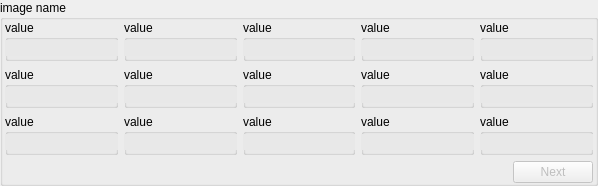
<?xml version="1.0" encoding="UTF-8"?>
<ui version="4.0">
 <class>QtRegionStats</class>
 <widget class="QGroupBox" name="QtRegionStats">
  <property name="geometry">
   <rect>
    <x>0</x>
    <y>0</y>
    <width>598</width>
    <height>178</height>
   </rect>
  </property>
  <property name="sizePolicy">
   <sizepolicy hsizetype="MinimumExpanding" vsizetype="Preferred">
    <horstretch>0</horstretch>
    <verstretch>0</verstretch>
   </sizepolicy>
  </property>
  <property name="minimumSize">
   <size>
    <width>598</width>
    <height>0</height>
   </size>
  </property>
  <property name="maximumSize">
   <size>
    <width>16777215</width>
    <height>178</height>
   </size>
  </property>
  <property name="windowTitle">
   <string>GroupBox</string>
  </property>
  <property name="title">
   <string>image name</string>
  </property>
  <layout class="QVBoxLayout" name="verticalLayout">
   <property name="leftMargin">
    <number>2</number>
   </property>
   <property name="topMargin">
    <number>0</number>
   </property>
   <property name="rightMargin">
    <number>2</number>
   </property>
   <property name="bottomMargin">
    <number>0</number>
   </property>
   <item>
    <layout class="QGridLayout" name="gridLayout">
     <item row="0" column="0">
      <widget class="QGroupBox" name="box11">
       <property name="sizePolicy">
        <sizepolicy hsizetype="MinimumExpanding" vsizetype="MinimumExpanding">
         <horstretch>0</horstretch>
         <verstretch>0</verstretch>
        </sizepolicy>
       </property>
       <property name="minimumSize">
        <size>
         <width>86</width>
         <height>41</height>
        </size>
       </property>
       <property name="title">
        <string>value</string>
       </property>
       <property name="flat">
        <bool>true</bool>
       </property>
       <widget class="QLineEdit" name="text11">
        <property name="geometry">
         <rect>
          <x>0</x>
          <y>20</y>
          <width>125</width>
          <height>16</height>
         </rect>
        </property>
        <property name="sizePolicy">
         <sizepolicy hsizetype="MinimumExpanding" vsizetype="Fixed">
          <horstretch>0</horstretch>
          <verstretch>0</verstretch>
         </sizepolicy>
        </property>
        <property name="minimumSize">
         <size>
          <width>125</width>
          <height>0</height>
         </size>
        </property>
        <property name="palette">
         <palette>
          <active>
           <colorrole role="Base">
            <brush brushstyle="SolidPattern">
             <color alpha="255">
              <red>232</red>
              <green>232</green>
              <blue>232</blue>
             </color>
            </brush>
           </colorrole>
          </active>
          <inactive>
           <colorrole role="Base">
            <brush brushstyle="SolidPattern">
             <color alpha="255">
              <red>232</red>
              <green>232</green>
              <blue>232</blue>
             </color>
            </brush>
           </colorrole>
          </inactive>
          <disabled>
           <colorrole role="Base">
            <brush brushstyle="SolidPattern">
             <color alpha="255">
              <red>212</red>
              <green>208</green>
              <blue>200</blue>
             </color>
            </brush>
           </colorrole>
          </disabled>
         </palette>
        </property>
        <property name="font">
         <font>
          <pointsize>10</pointsize>
         </font>
        </property>
        <property name="acceptDrops">
         <bool>false</bool>
        </property>
        <property name="maxLength">
         <number>50</number>
        </property>
        <property name="frame">
         <bool>false</bool>
        </property>
        <property name="readOnly">
         <bool>true</bool>
        </property>
       </widget>
      </widget>
     </item>
     <item row="0" column="1">
      <widget class="QGroupBox" name="box12">
       <property name="sizePolicy">
        <sizepolicy hsizetype="MinimumExpanding" vsizetype="MinimumExpanding">
         <horstretch>0</horstretch>
         <verstretch>0</verstretch>
        </sizepolicy>
       </property>
       <property name="minimumSize">
        <size>
         <width>86</width>
         <height>41</height>
        </size>
       </property>
       <property name="title">
        <string>value</string>
       </property>
       <property name="flat">
        <bool>true</bool>
       </property>
       <widget class="QLineEdit" name="text12">
        <property name="geometry">
         <rect>
          <x>0</x>
          <y>20</y>
          <width>125</width>
          <height>16</height>
         </rect>
        </property>
        <property name="sizePolicy">
         <sizepolicy hsizetype="MinimumExpanding" vsizetype="Fixed">
          <horstretch>0</horstretch>
          <verstretch>0</verstretch>
         </sizepolicy>
        </property>
        <property name="minimumSize">
         <size>
          <width>125</width>
          <height>0</height>
         </size>
        </property>
        <property name="palette">
         <palette>
          <active>
           <colorrole role="Base">
            <brush brushstyle="SolidPattern">
             <color alpha="255">
              <red>232</red>
              <green>232</green>
              <blue>232</blue>
             </color>
            </brush>
           </colorrole>
          </active>
          <inactive>
           <colorrole role="Base">
            <brush brushstyle="SolidPattern">
             <color alpha="255">
              <red>232</red>
              <green>232</green>
              <blue>232</blue>
             </color>
            </brush>
           </colorrole>
          </inactive>
          <disabled>
           <colorrole role="Base">
            <brush brushstyle="SolidPattern">
             <color alpha="255">
              <red>212</red>
              <green>208</green>
              <blue>200</blue>
             </color>
            </brush>
           </colorrole>
          </disabled>
         </palette>
        </property>
        <property name="font">
         <font>
          <pointsize>10</pointsize>
         </font>
        </property>
        <property name="acceptDrops">
         <bool>false</bool>
        </property>
        <property name="maxLength">
         <number>50</number>
        </property>
        <property name="frame">
         <bool>false</bool>
        </property>
        <property name="readOnly">
         <bool>true</bool>
        </property>
       </widget>
      </widget>
     </item>
     <item row="0" column="2">
      <widget class="QGroupBox" name="box13">
       <property name="sizePolicy">
        <sizepolicy hsizetype="MinimumExpanding" vsizetype="MinimumExpanding">
         <horstretch>0</horstretch>
         <verstretch>0</verstretch>
        </sizepolicy>
       </property>
       <property name="minimumSize">
        <size>
         <width>86</width>
         <height>41</height>
        </size>
       </property>
       <property name="title">
        <string>value</string>
       </property>
       <property name="flat">
        <bool>true</bool>
       </property>
       <widget class="QLineEdit" name="text13">
        <property name="geometry">
         <rect>
          <x>0</x>
          <y>20</y>
          <width>125</width>
          <height>16</height>
         </rect>
        </property>
        <property name="sizePolicy">
         <sizepolicy hsizetype="MinimumExpanding" vsizetype="Fixed">
          <horstretch>0</horstretch>
          <verstretch>0</verstretch>
         </sizepolicy>
        </property>
        <property name="minimumSize">
         <size>
          <width>125</width>
          <height>0</height>
         </size>
        </property>
        <property name="palette">
         <palette>
          <active>
           <colorrole role="Base">
            <brush brushstyle="SolidPattern">
             <color alpha="255">
              <red>232</red>
              <green>232</green>
              <blue>232</blue>
             </color>
            </brush>
           </colorrole>
          </active>
          <inactive>
           <colorrole role="Base">
            <brush brushstyle="SolidPattern">
             <color alpha="255">
              <red>232</red>
              <green>232</green>
              <blue>232</blue>
             </color>
            </brush>
           </colorrole>
          </inactive>
          <disabled>
           <colorrole role="Base">
            <brush brushstyle="SolidPattern">
             <color alpha="255">
              <red>212</red>
              <green>208</green>
              <blue>200</blue>
             </color>
            </brush>
           </colorrole>
          </disabled>
         </palette>
        </property>
        <property name="font">
         <font>
          <pointsize>10</pointsize>
         </font>
        </property>
        <property name="acceptDrops">
         <bool>false</bool>
        </property>
        <property name="maxLength">
         <number>50</number>
        </property>
        <property name="frame">
         <bool>false</bool>
        </property>
        <property name="readOnly">
         <bool>true</bool>
        </property>
       </widget>
      </widget>
     </item>
     <item row="0" column="3">
      <widget class="QGroupBox" name="box14">
       <property name="sizePolicy">
        <sizepolicy hsizetype="MinimumExpanding" vsizetype="MinimumExpanding">
         <horstretch>0</horstretch>
         <verstretch>0</verstretch>
        </sizepolicy>
       </property>
       <property name="minimumSize">
        <size>
         <width>86</width>
         <height>41</height>
        </size>
       </property>
       <property name="title">
        <string>value</string>
       </property>
       <property name="flat">
        <bool>true</bool>
       </property>
       <widget class="QLineEdit" name="text14">
        <property name="geometry">
         <rect>
          <x>0</x>
          <y>20</y>
          <width>125</width>
          <height>16</height>
         </rect>
        </property>
        <property name="sizePolicy">
         <sizepolicy hsizetype="MinimumExpanding" vsizetype="Fixed">
          <horstretch>0</horstretch>
          <verstretch>0</verstretch>
         </sizepolicy>
        </property>
        <property name="minimumSize">
         <size>
          <width>125</width>
          <height>0</height>
         </size>
        </property>
        <property name="palette">
         <palette>
          <active>
           <colorrole role="Base">
            <brush brushstyle="SolidPattern">
             <color alpha="255">
              <red>232</red>
              <green>232</green>
              <blue>232</blue>
             </color>
            </brush>
           </colorrole>
          </active>
          <inactive>
           <colorrole role="Base">
            <brush brushstyle="SolidPattern">
             <color alpha="255">
              <red>232</red>
              <green>232</green>
              <blue>232</blue>
             </color>
            </brush>
           </colorrole>
          </inactive>
          <disabled>
           <colorrole role="Base">
            <brush brushstyle="SolidPattern">
             <color alpha="255">
              <red>212</red>
              <green>208</green>
              <blue>200</blue>
             </color>
            </brush>
           </colorrole>
          </disabled>
         </palette>
        </property>
        <property name="font">
         <font>
          <pointsize>10</pointsize>
         </font>
        </property>
        <property name="acceptDrops">
         <bool>false</bool>
        </property>
        <property name="maxLength">
         <number>50</number>
        </property>
        <property name="frame">
         <bool>false</bool>
        </property>
        <property name="readOnly">
         <bool>true</bool>
        </property>
       </widget>
      </widget>
     </item>
     <item row="0" column="4">
      <widget class="QGroupBox" name="box15">
       <property name="sizePolicy">
        <sizepolicy hsizetype="MinimumExpanding" vsizetype="MinimumExpanding">
         <horstretch>0</horstretch>
         <verstretch>0</verstretch>
        </sizepolicy>
       </property>
       <property name="minimumSize">
        <size>
         <width>86</width>
         <height>41</height>
        </size>
       </property>
       <property name="title">
        <string>value</string>
       </property>
       <property name="flat">
        <bool>true</bool>
       </property>
       <widget class="QLineEdit" name="text15">
        <property name="geometry">
         <rect>
          <x>0</x>
          <y>20</y>
          <width>125</width>
          <height>16</height>
         </rect>
        </property>
        <property name="sizePolicy">
         <sizepolicy hsizetype="MinimumExpanding" vsizetype="Fixed">
          <horstretch>0</horstretch>
          <verstretch>0</verstretch>
         </sizepolicy>
        </property>
        <property name="minimumSize">
         <size>
          <width>125</width>
          <height>0</height>
         </size>
        </property>
        <property name="palette">
         <palette>
          <active>
           <colorrole role="Base">
            <brush brushstyle="SolidPattern">
             <color alpha="255">
              <red>232</red>
              <green>232</green>
              <blue>232</blue>
             </color>
            </brush>
           </colorrole>
          </active>
          <inactive>
           <colorrole role="Base">
            <brush brushstyle="SolidPattern">
             <color alpha="255">
              <red>232</red>
              <green>232</green>
              <blue>232</blue>
             </color>
            </brush>
           </colorrole>
          </inactive>
          <disabled>
           <colorrole role="Base">
            <brush brushstyle="SolidPattern">
             <color alpha="255">
              <red>212</red>
              <green>208</green>
              <blue>200</blue>
             </color>
            </brush>
           </colorrole>
          </disabled>
         </palette>
        </property>
        <property name="font">
         <font>
          <pointsize>10</pointsize>
         </font>
        </property>
        <property name="acceptDrops">
         <bool>false</bool>
        </property>
        <property name="maxLength">
         <number>50</number>
        </property>
        <property name="frame">
         <bool>false</bool>
        </property>
        <property name="readOnly">
         <bool>true</bool>
        </property>
       </widget>
      </widget>
     </item>
     <item row="1" column="0">
      <widget class="QGroupBox" name="box21">
       <property name="sizePolicy">
        <sizepolicy hsizetype="MinimumExpanding" vsizetype="MinimumExpanding">
         <horstretch>0</horstretch>
         <verstretch>0</verstretch>
        </sizepolicy>
       </property>
       <property name="minimumSize">
        <size>
         <width>86</width>
         <height>41</height>
        </size>
       </property>
       <property name="title">
        <string>value</string>
       </property>
       <property name="flat">
        <bool>true</bool>
       </property>
       <widget class="QLineEdit" name="text21">
        <property name="geometry">
         <rect>
          <x>0</x>
          <y>20</y>
          <width>125</width>
          <height>16</height>
         </rect>
        </property>
        <property name="sizePolicy">
         <sizepolicy hsizetype="MinimumExpanding" vsizetype="Fixed">
          <horstretch>0</horstretch>
          <verstretch>0</verstretch>
         </sizepolicy>
        </property>
        <property name="minimumSize">
         <size>
          <width>125</width>
          <height>0</height>
         </size>
        </property>
        <property name="palette">
         <palette>
          <active>
           <colorrole role="Base">
            <brush brushstyle="SolidPattern">
             <color alpha="255">
              <red>232</red>
              <green>232</green>
              <blue>232</blue>
             </color>
            </brush>
           </colorrole>
          </active>
          <inactive>
           <colorrole role="Base">
            <brush brushstyle="SolidPattern">
             <color alpha="255">
              <red>232</red>
              <green>232</green>
              <blue>232</blue>
             </color>
            </brush>
           </colorrole>
          </inactive>
          <disabled>
           <colorrole role="Base">
            <brush brushstyle="SolidPattern">
             <color alpha="255">
              <red>212</red>
              <green>208</green>
              <blue>200</blue>
             </color>
            </brush>
           </colorrole>
          </disabled>
         </palette>
        </property>
        <property name="font">
         <font>
          <pointsize>10</pointsize>
         </font>
        </property>
        <property name="acceptDrops">
         <bool>false</bool>
        </property>
        <property name="maxLength">
         <number>50</number>
        </property>
        <property name="frame">
         <bool>false</bool>
        </property>
        <property name="readOnly">
         <bool>true</bool>
        </property>
       </widget>
      </widget>
     </item>
     <item row="1" column="1">
      <widget class="QGroupBox" name="box22">
       <property name="sizePolicy">
        <sizepolicy hsizetype="MinimumExpanding" vsizetype="MinimumExpanding">
         <horstretch>0</horstretch>
         <verstretch>0</verstretch>
        </sizepolicy>
       </property>
       <property name="minimumSize">
        <size>
         <width>86</width>
         <height>41</height>
        </size>
       </property>
       <property name="title">
        <string>value</string>
       </property>
       <property name="flat">
        <bool>true</bool>
       </property>
       <widget class="QLineEdit" name="text22">
        <property name="geometry">
         <rect>
          <x>0</x>
          <y>20</y>
          <width>125</width>
          <height>16</height>
         </rect>
        </property>
        <property name="sizePolicy">
         <sizepolicy hsizetype="MinimumExpanding" vsizetype="Fixed">
          <horstretch>0</horstretch>
          <verstretch>0</verstretch>
         </sizepolicy>
        </property>
        <property name="minimumSize">
         <size>
          <width>125</width>
          <height>0</height>
         </size>
        </property>
        <property name="palette">
         <palette>
          <active>
           <colorrole role="Base">
            <brush brushstyle="SolidPattern">
             <color alpha="255">
              <red>232</red>
              <green>232</green>
              <blue>232</blue>
             </color>
            </brush>
           </colorrole>
          </active>
          <inactive>
           <colorrole role="Base">
            <brush brushstyle="SolidPattern">
             <color alpha="255">
              <red>232</red>
              <green>232</green>
              <blue>232</blue>
             </color>
            </brush>
           </colorrole>
          </inactive>
          <disabled>
           <colorrole role="Base">
            <brush brushstyle="SolidPattern">
             <color alpha="255">
              <red>212</red>
              <green>208</green>
              <blue>200</blue>
             </color>
            </brush>
           </colorrole>
          </disabled>
         </palette>
        </property>
        <property name="font">
         <font>
          <pointsize>10</pointsize>
         </font>
        </property>
        <property name="acceptDrops">
         <bool>false</bool>
        </property>
        <property name="maxLength">
         <number>50</number>
        </property>
        <property name="frame">
         <bool>false</bool>
        </property>
        <property name="readOnly">
         <bool>true</bool>
        </property>
       </widget>
      </widget>
     </item>
     <item row="1" column="2">
      <widget class="QGroupBox" name="box23">
       <property name="sizePolicy">
        <sizepolicy hsizetype="MinimumExpanding" vsizetype="MinimumExpanding">
         <horstretch>0</horstretch>
         <verstretch>0</verstretch>
        </sizepolicy>
       </property>
       <property name="minimumSize">
        <size>
         <width>86</width>
         <height>41</height>
        </size>
       </property>
       <property name="title">
        <string>value</string>
       </property>
       <property name="flat">
        <bool>true</bool>
       </property>
       <widget class="QLineEdit" name="text23">
        <property name="geometry">
         <rect>
          <x>0</x>
          <y>20</y>
          <width>125</width>
          <height>16</height>
         </rect>
        </property>
        <property name="sizePolicy">
         <sizepolicy hsizetype="MinimumExpanding" vsizetype="Fixed">
          <horstretch>0</horstretch>
          <verstretch>0</verstretch>
         </sizepolicy>
        </property>
        <property name="minimumSize">
         <size>
          <width>125</width>
          <height>0</height>
         </size>
        </property>
        <property name="palette">
         <palette>
          <active>
           <colorrole role="Base">
            <brush brushstyle="SolidPattern">
             <color alpha="255">
              <red>232</red>
              <green>232</green>
              <blue>232</blue>
             </color>
            </brush>
           </colorrole>
          </active>
          <inactive>
           <colorrole role="Base">
            <brush brushstyle="SolidPattern">
             <color alpha="255">
              <red>232</red>
              <green>232</green>
              <blue>232</blue>
             </color>
            </brush>
           </colorrole>
          </inactive>
          <disabled>
           <colorrole role="Base">
            <brush brushstyle="SolidPattern">
             <color alpha="255">
              <red>212</red>
              <green>208</green>
              <blue>200</blue>
             </color>
            </brush>
           </colorrole>
          </disabled>
         </palette>
        </property>
        <property name="font">
         <font>
          <pointsize>10</pointsize>
         </font>
        </property>
        <property name="acceptDrops">
         <bool>false</bool>
        </property>
        <property name="maxLength">
         <number>50</number>
        </property>
        <property name="frame">
         <bool>false</bool>
        </property>
        <property name="readOnly">
         <bool>true</bool>
        </property>
       </widget>
      </widget>
     </item>
     <item row="1" column="3">
      <widget class="QGroupBox" name="box24">
       <property name="sizePolicy">
        <sizepolicy hsizetype="MinimumExpanding" vsizetype="MinimumExpanding">
         <horstretch>0</horstretch>
         <verstretch>0</verstretch>
        </sizepolicy>
       </property>
       <property name="minimumSize">
        <size>
         <width>86</width>
         <height>41</height>
        </size>
       </property>
       <property name="title">
        <string>value</string>
       </property>
       <property name="flat">
        <bool>true</bool>
       </property>
       <widget class="QLineEdit" name="text24">
        <property name="geometry">
         <rect>
          <x>0</x>
          <y>20</y>
          <width>125</width>
          <height>16</height>
         </rect>
        </property>
        <property name="sizePolicy">
         <sizepolicy hsizetype="MinimumExpanding" vsizetype="Fixed">
          <horstretch>0</horstretch>
          <verstretch>0</verstretch>
         </sizepolicy>
        </property>
        <property name="minimumSize">
         <size>
          <width>125</width>
          <height>0</height>
         </size>
        </property>
        <property name="palette">
         <palette>
          <active>
           <colorrole role="Base">
            <brush brushstyle="SolidPattern">
             <color alpha="255">
              <red>232</red>
              <green>232</green>
              <blue>232</blue>
             </color>
            </brush>
           </colorrole>
          </active>
          <inactive>
           <colorrole role="Base">
            <brush brushstyle="SolidPattern">
             <color alpha="255">
              <red>232</red>
              <green>232</green>
              <blue>232</blue>
             </color>
            </brush>
           </colorrole>
          </inactive>
          <disabled>
           <colorrole role="Base">
            <brush brushstyle="SolidPattern">
             <color alpha="255">
              <red>212</red>
              <green>208</green>
              <blue>200</blue>
             </color>
            </brush>
           </colorrole>
          </disabled>
         </palette>
        </property>
        <property name="font">
         <font>
          <pointsize>10</pointsize>
         </font>
        </property>
        <property name="acceptDrops">
         <bool>false</bool>
        </property>
        <property name="maxLength">
         <number>50</number>
        </property>
        <property name="frame">
         <bool>false</bool>
        </property>
        <property name="readOnly">
         <bool>true</bool>
        </property>
       </widget>
      </widget>
     </item>
     <item row="1" column="4">
      <widget class="QGroupBox" name="box25">
       <property name="sizePolicy">
        <sizepolicy hsizetype="MinimumExpanding" vsizetype="MinimumExpanding">
         <horstretch>0</horstretch>
         <verstretch>0</verstretch>
        </sizepolicy>
       </property>
       <property name="minimumSize">
        <size>
         <width>86</width>
         <height>41</height>
        </size>
       </property>
       <property name="title">
        <string>value</string>
       </property>
       <property name="flat">
        <bool>true</bool>
       </property>
       <widget class="QLineEdit" name="text25">
        <property name="geometry">
         <rect>
          <x>0</x>
          <y>20</y>
          <width>125</width>
          <height>16</height>
         </rect>
        </property>
        <property name="sizePolicy">
         <sizepolicy hsizetype="MinimumExpanding" vsizetype="Fixed">
          <horstretch>0</horstretch>
          <verstretch>0</verstretch>
         </sizepolicy>
        </property>
        <property name="minimumSize">
         <size>
          <width>125</width>
          <height>0</height>
         </size>
        </property>
        <property name="palette">
         <palette>
          <active>
           <colorrole role="Base">
            <brush brushstyle="SolidPattern">
             <color alpha="255">
              <red>232</red>
              <green>232</green>
              <blue>232</blue>
             </color>
            </brush>
           </colorrole>
          </active>
          <inactive>
           <colorrole role="Base">
            <brush brushstyle="SolidPattern">
             <color alpha="255">
              <red>232</red>
              <green>232</green>
              <blue>232</blue>
             </color>
            </brush>
           </colorrole>
          </inactive>
          <disabled>
           <colorrole role="Base">
            <brush brushstyle="SolidPattern">
             <color alpha="255">
              <red>212</red>
              <green>208</green>
              <blue>200</blue>
             </color>
            </brush>
           </colorrole>
          </disabled>
         </palette>
        </property>
        <property name="font">
         <font>
          <pointsize>10</pointsize>
         </font>
        </property>
        <property name="acceptDrops">
         <bool>false</bool>
        </property>
        <property name="maxLength">
         <number>50</number>
        </property>
        <property name="frame">
         <bool>false</bool>
        </property>
        <property name="readOnly">
         <bool>true</bool>
        </property>
       </widget>
      </widget>
     </item>
     <item row="2" column="0">
      <widget class="QGroupBox" name="box31">
       <property name="sizePolicy">
        <sizepolicy hsizetype="MinimumExpanding" vsizetype="MinimumExpanding">
         <horstretch>0</horstretch>
         <verstretch>0</verstretch>
        </sizepolicy>
       </property>
       <property name="minimumSize">
        <size>
         <width>86</width>
         <height>41</height>
        </size>
       </property>
       <property name="title">
        <string>value</string>
       </property>
       <property name="flat">
        <bool>true</bool>
       </property>
       <widget class="QLineEdit" name="text31">
        <property name="geometry">
         <rect>
          <x>0</x>
          <y>20</y>
          <width>125</width>
          <height>16</height>
         </rect>
        </property>
        <property name="sizePolicy">
         <sizepolicy hsizetype="MinimumExpanding" vsizetype="Fixed">
          <horstretch>0</horstretch>
          <verstretch>0</verstretch>
         </sizepolicy>
        </property>
        <property name="minimumSize">
         <size>
          <width>125</width>
          <height>0</height>
         </size>
        </property>
        <property name="palette">
         <palette>
          <active>
           <colorrole role="Base">
            <brush brushstyle="SolidPattern">
             <color alpha="255">
              <red>232</red>
              <green>232</green>
              <blue>232</blue>
             </color>
            </brush>
           </colorrole>
          </active>
          <inactive>
           <colorrole role="Base">
            <brush brushstyle="SolidPattern">
             <color alpha="255">
              <red>232</red>
              <green>232</green>
              <blue>232</blue>
             </color>
            </brush>
           </colorrole>
          </inactive>
          <disabled>
           <colorrole role="Base">
            <brush brushstyle="SolidPattern">
             <color alpha="255">
              <red>212</red>
              <green>208</green>
              <blue>200</blue>
             </color>
            </brush>
           </colorrole>
          </disabled>
         </palette>
        </property>
        <property name="font">
         <font>
          <pointsize>10</pointsize>
         </font>
        </property>
        <property name="acceptDrops">
         <bool>false</bool>
        </property>
        <property name="maxLength">
         <number>50</number>
        </property>
        <property name="frame">
         <bool>false</bool>
        </property>
        <property name="readOnly">
         <bool>true</bool>
        </property>
       </widget>
      </widget>
     </item>
     <item row="2" column="1">
      <widget class="QGroupBox" name="box32">
       <property name="sizePolicy">
        <sizepolicy hsizetype="MinimumExpanding" vsizetype="MinimumExpanding">
         <horstretch>0</horstretch>
         <verstretch>0</verstretch>
        </sizepolicy>
       </property>
       <property name="minimumSize">
        <size>
         <width>86</width>
         <height>41</height>
        </size>
       </property>
       <property name="title">
        <string>value</string>
       </property>
       <property name="flat">
        <bool>true</bool>
       </property>
       <widget class="QLineEdit" name="text32">
        <property name="geometry">
         <rect>
          <x>0</x>
          <y>20</y>
          <width>125</width>
          <height>16</height>
         </rect>
        </property>
        <property name="sizePolicy">
         <sizepolicy hsizetype="MinimumExpanding" vsizetype="Fixed">
          <horstretch>0</horstretch>
          <verstretch>0</verstretch>
         </sizepolicy>
        </property>
        <property name="minimumSize">
         <size>
          <width>125</width>
          <height>0</height>
         </size>
        </property>
        <property name="palette">
         <palette>
          <active>
           <colorrole role="Base">
            <brush brushstyle="SolidPattern">
             <color alpha="255">
              <red>232</red>
              <green>232</green>
              <blue>232</blue>
             </color>
            </brush>
           </colorrole>
          </active>
          <inactive>
           <colorrole role="Base">
            <brush brushstyle="SolidPattern">
             <color alpha="255">
              <red>232</red>
              <green>232</green>
              <blue>232</blue>
             </color>
            </brush>
           </colorrole>
          </inactive>
          <disabled>
           <colorrole role="Base">
            <brush brushstyle="SolidPattern">
             <color alpha="255">
              <red>212</red>
              <green>208</green>
              <blue>200</blue>
             </color>
            </brush>
           </colorrole>
          </disabled>
         </palette>
        </property>
        <property name="font">
         <font>
          <pointsize>10</pointsize>
         </font>
        </property>
        <property name="acceptDrops">
         <bool>false</bool>
        </property>
        <property name="maxLength">
         <number>50</number>
        </property>
        <property name="frame">
         <bool>false</bool>
        </property>
        <property name="readOnly">
         <bool>true</bool>
        </property>
       </widget>
      </widget>
     </item>
     <item row="2" column="2">
      <widget class="QGroupBox" name="box33">
       <property name="sizePolicy">
        <sizepolicy hsizetype="Preferred" vsizetype="MinimumExpanding">
         <horstretch>0</horstretch>
         <verstretch>0</verstretch>
        </sizepolicy>
       </property>
       <property name="minimumSize">
        <size>
         <width>86</width>
         <height>41</height>
        </size>
       </property>
       <property name="title">
        <string>value</string>
       </property>
       <property name="flat">
        <bool>true</bool>
       </property>
       <widget class="QLineEdit" name="text33">
        <property name="geometry">
         <rect>
          <x>0</x>
          <y>20</y>
          <width>125</width>
          <height>16</height>
         </rect>
        </property>
        <property name="sizePolicy">
         <sizepolicy hsizetype="MinimumExpanding" vsizetype="Fixed">
          <horstretch>0</horstretch>
          <verstretch>0</verstretch>
         </sizepolicy>
        </property>
        <property name="minimumSize">
         <size>
          <width>125</width>
          <height>0</height>
         </size>
        </property>
        <property name="palette">
         <palette>
          <active>
           <colorrole role="Base">
            <brush brushstyle="SolidPattern">
             <color alpha="255">
              <red>232</red>
              <green>232</green>
              <blue>232</blue>
             </color>
            </brush>
           </colorrole>
          </active>
          <inactive>
           <colorrole role="Base">
            <brush brushstyle="SolidPattern">
             <color alpha="255">
              <red>232</red>
              <green>232</green>
              <blue>232</blue>
             </color>
            </brush>
           </colorrole>
          </inactive>
          <disabled>
           <colorrole role="Base">
            <brush brushstyle="SolidPattern">
             <color alpha="255">
              <red>212</red>
              <green>208</green>
              <blue>200</blue>
             </color>
            </brush>
           </colorrole>
          </disabled>
         </palette>
        </property>
        <property name="font">
         <font>
          <pointsize>10</pointsize>
         </font>
        </property>
        <property name="acceptDrops">
         <bool>false</bool>
        </property>
        <property name="maxLength">
         <number>50</number>
        </property>
        <property name="frame">
         <bool>false</bool>
        </property>
        <property name="readOnly">
         <bool>true</bool>
        </property>
       </widget>
      </widget>
     </item>
     <item row="2" column="3">
      <widget class="QGroupBox" name="box34">
       <property name="sizePolicy">
        <sizepolicy hsizetype="MinimumExpanding" vsizetype="MinimumExpanding">
         <horstretch>0</horstretch>
         <verstretch>0</verstretch>
        </sizepolicy>
       </property>
       <property name="minimumSize">
        <size>
         <width>86</width>
         <height>41</height>
        </size>
       </property>
       <property name="title">
        <string>value</string>
       </property>
       <property name="flat">
        <bool>true</bool>
       </property>
       <widget class="QLineEdit" name="text34">
        <property name="geometry">
         <rect>
          <x>0</x>
          <y>20</y>
          <width>125</width>
          <height>16</height>
         </rect>
        </property>
        <property name="sizePolicy">
         <sizepolicy hsizetype="MinimumExpanding" vsizetype="Fixed">
          <horstretch>0</horstretch>
          <verstretch>0</verstretch>
         </sizepolicy>
        </property>
        <property name="minimumSize">
         <size>
          <width>125</width>
          <height>0</height>
         </size>
        </property>
        <property name="palette">
         <palette>
          <active>
           <colorrole role="Base">
            <brush brushstyle="SolidPattern">
             <color alpha="255">
              <red>232</red>
              <green>232</green>
              <blue>232</blue>
             </color>
            </brush>
           </colorrole>
          </active>
          <inactive>
           <colorrole role="Base">
            <brush brushstyle="SolidPattern">
             <color alpha="255">
              <red>232</red>
              <green>232</green>
              <blue>232</blue>
             </color>
            </brush>
           </colorrole>
          </inactive>
          <disabled>
           <colorrole role="Base">
            <brush brushstyle="SolidPattern">
             <color alpha="255">
              <red>212</red>
              <green>208</green>
              <blue>200</blue>
             </color>
            </brush>
           </colorrole>
          </disabled>
         </palette>
        </property>
        <property name="font">
         <font>
          <pointsize>10</pointsize>
         </font>
        </property>
        <property name="acceptDrops">
         <bool>false</bool>
        </property>
        <property name="maxLength">
         <number>50</number>
        </property>
        <property name="frame">
         <bool>false</bool>
        </property>
        <property name="readOnly">
         <bool>true</bool>
        </property>
       </widget>
      </widget>
     </item>
     <item row="2" column="4">
      <widget class="QGroupBox" name="box35">
       <property name="sizePolicy">
        <sizepolicy hsizetype="MinimumExpanding" vsizetype="MinimumExpanding">
         <horstretch>0</horstretch>
         <verstretch>0</verstretch>
        </sizepolicy>
       </property>
       <property name="minimumSize">
        <size>
         <width>86</width>
         <height>41</height>
        </size>
       </property>
       <property name="title">
        <string>value</string>
       </property>
       <property name="flat">
        <bool>true</bool>
       </property>
       <widget class="QLineEdit" name="text35">
        <property name="geometry">
         <rect>
          <x>0</x>
          <y>20</y>
          <width>125</width>
          <height>16</height>
         </rect>
        </property>
        <property name="sizePolicy">
         <sizepolicy hsizetype="MinimumExpanding" vsizetype="Fixed">
          <horstretch>0</horstretch>
          <verstretch>0</verstretch>
         </sizepolicy>
        </property>
        <property name="minimumSize">
         <size>
          <width>125</width>
          <height>0</height>
         </size>
        </property>
        <property name="palette">
         <palette>
          <active>
           <colorrole role="Base">
            <brush brushstyle="SolidPattern">
             <color alpha="255">
              <red>232</red>
              <green>232</green>
              <blue>232</blue>
             </color>
            </brush>
           </colorrole>
          </active>
          <inactive>
           <colorrole role="Base">
            <brush brushstyle="SolidPattern">
             <color alpha="255">
              <red>232</red>
              <green>232</green>
              <blue>232</blue>
             </color>
            </brush>
           </colorrole>
          </inactive>
          <disabled>
           <colorrole role="Base">
            <brush brushstyle="SolidPattern">
             <color alpha="255">
              <red>212</red>
              <green>208</green>
              <blue>200</blue>
             </color>
            </brush>
           </colorrole>
          </disabled>
         </palette>
        </property>
        <property name="font">
         <font>
          <pointsize>10</pointsize>
         </font>
        </property>
        <property name="acceptDrops">
         <bool>false</bool>
        </property>
        <property name="maxLength">
         <number>50</number>
        </property>
        <property name="frame">
         <bool>false</bool>
        </property>
        <property name="readOnly">
         <bool>true</bool>
        </property>
       </widget>
      </widget>
     </item>
    </layout>
   </item>
   <item>
    <layout class="QHBoxLayout" name="horizontalLayout">
     <item>
      <spacer name="horizontalSpacer">
       <property name="orientation">
        <enum>Qt::Horizontal</enum>
       </property>
       <property name="sizeHint" stdset="0">
        <size>
         <width>40</width>
         <height>20</height>
        </size>
       </property>
      </spacer>
     </item>
     <item>
      <widget class="QPushButton" name="next">
       <property name="enabled">
        <bool>false</bool>
       </property>
       <property name="text">
        <string>Next</string>
       </property>
       <property name="flat">
        <bool>false</bool>
       </property>
      </widget>
     </item>
    </layout>
   </item>
  </layout>
 </widget>
 <resources/>
 <connections/>
</ui>
